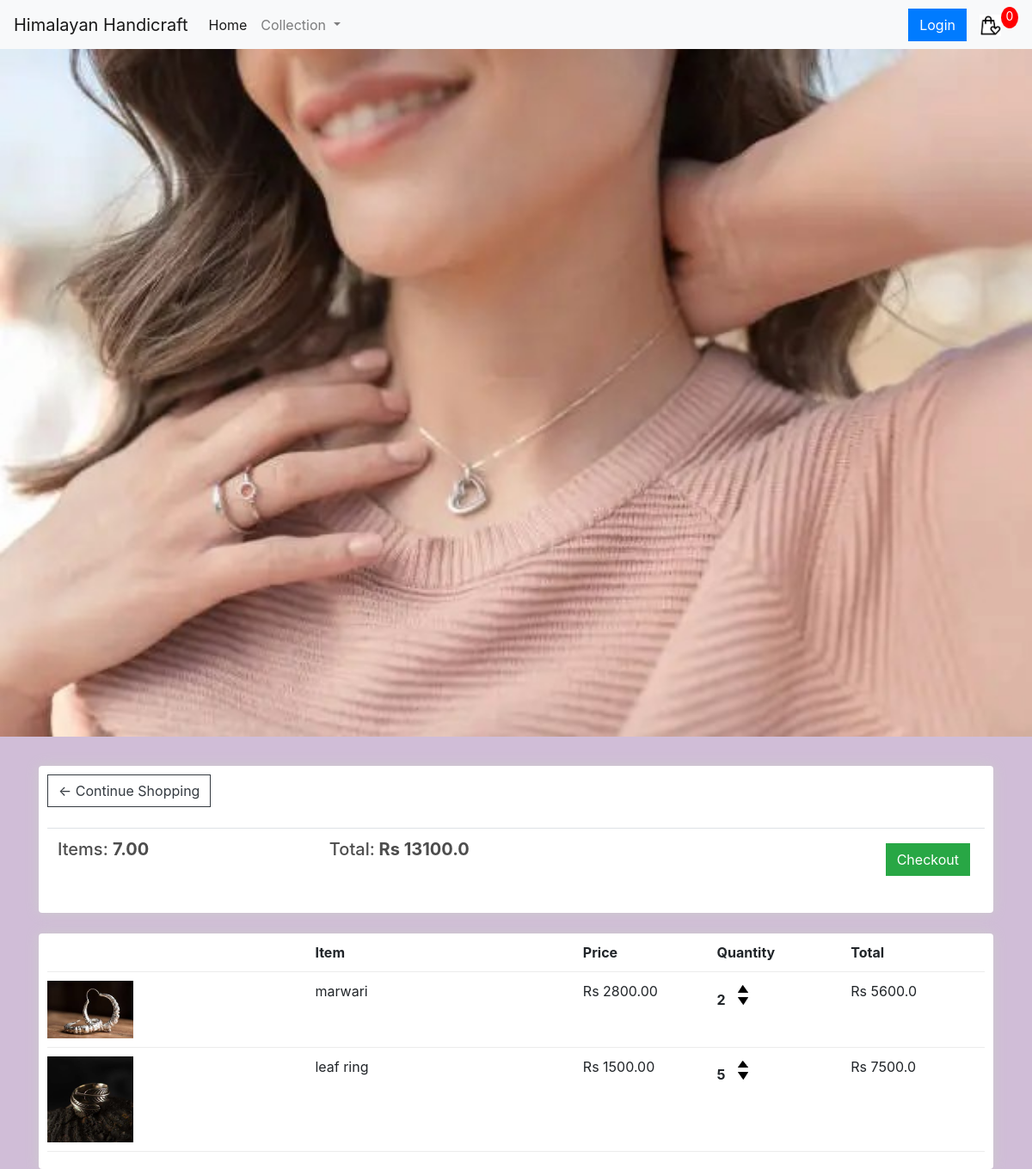
The app's page /cart/ (signed in) with its own data.
### store/models.py (models this page shows, shortened)
class Order(models.Model):
    customer = models.ForeignKey(Customer, on_delete=models.SET_NULL, blank=True, null=True)
    date_ordered = models.DateTimeField(auto_now_add=True)
    complete = models.BooleanField(default=False, null=True, blank=False)
    transaction_id = models.CharField(max_length=200, null=True)
    @property
    def get_cart_total(self):
        orderitems = self.orderitem_set.all()
        total = sum([item.get_total for item in orderitems])
        return total
    @property
    def get_cart_items(self):
        orderitems = self.orderitem_set.all()
        total = sum([item.quantity for item in orderitems])
        return total

class OrderItem(models.Model):
    product = models.ForeignKey(Product,on_delete=models.SET_NULL, blank = True, null=True)
    order = models.ForeignKey(Order, on_delete = models.SET_NULL, blank = True, null=True)
    quantity = models.IntegerField(default=0,blank = True, null = True)
    date_added = models.DateTimeField(auto_now_add = True)
    @property
    def get_total(self):
        total = self.product.price * self.quantity
        return total

class Product(models.Model):
    name = models.CharField(max_length=200, null=True)
    price = models.FloatField()
    digital = models.BooleanField(default=False, null=True, blank=False)
    image = models.ImageField(null=True, blank=True)
    @property
    def imageURL(self):
        try:
            url = self.image.url
        except:
            url = ''
        return url

### store/views.py (the view)
# urls.py: path('cart/', views.cart, name="cart"),
def cart(request):
     if request.user.is_authenticated:
          customer = request.user.customer
          order, created = Order.objects.get_or_create(customer=customer, complete=False)
          items = order.orderitem_set.all()
     else:
          items = []
          order = {'get_cart_total':0, 'get_cart_items':0}
     context = {'items':items,'order':order }
     return render(request, 'store/cart.html', context)

### store/templates/store/cart.html
{% extends 'store/main.html' %}
{% load static %}
{% block content %}
	<div class="row">
		<div class="col-lg-12">
			<div class="box-element">
				<a  class="btn btn-outline-dark" href="{% url 'store' %}">&#x2190; Continue Shopping</a>
				<br>
				<br>
				<table class="table">
					<tr>
						<th><h5>Items: <strong>{{order.get_cart_items|floatformat:2}}</strong></h5></th>
						<th><h5>Total:<strong> Rs {{order.get_cart_total}}</strong></h5></th>
						<th>
							<a  style="float:right; margin:5px;" class="btn btn-success" href="{% url 'checkout' %}">Checkout</a>
						</th>
					</tr>
				</table>
			</div>
			<br>
			<div class="box-element">
				<div class="cart-row">
					<div style="flex:2"></div>
					<div style="flex:2"><strong>Item</strong></div>
					<div style="flex:1"><strong>Price</strong></div>
					<div style="flex:1"><strong>Quantity</strong></div>
					<div style="flex:1"><strong>Total</strong></div>
				</div>
				{% for item in items %}
				<div class="cart-row">
					<div style="flex:2"><img class="row-image" src="{{item.product.imageURL}}"></div>
					<div style="flex:2"><p>{{item.product.name}}</p></div>
					<div style="flex:1"><p>Rs {{item.product.price|floatformat:2}}</p></div>
					<div style="flex:1">
						<p class="quantity">{{item.quantity}}</p>
						<div class="quantity">
							<img class="chg-quantity" src="{% static  'images/up.png' %}">
							<img class="chg-quantity" src="{% static  'images/down.png' %}">
						</div>
					</div>
					<div style="flex:1"><p>Rs {{item.get_total}}</p></div>
				</div>
				{% endfor %}
			</div>
		</div>
	</div>
{% endblock content %}

### static/css/main.css (style rules this page uses)
body { background-color: hsla(283, 24%, 50%, 0.413); }
h1,h2,h3,h4,h5,h6 { color:hsl(0, 0%, 30%); }
.box-element { box-shadow:hsl(0, 0%, 80%) 0 0 16px; background-color: #fff; border-radius: 4px; padding: 10px; }
.col-lg-4, .col-lg-6, .col-lg-8, .col-lg-12 { margin-top: 10px; }
.btn { border-radius: 0; }
.row-image { width: 100px; }
.cart-row { display: flex; align-items: flex-stretch; padding-bottom: 10px; margin-bottom: 10px; border-bottom: 1px solid #ececec; }
.quantity { display: inline-block; font-weight: 700; padding-right:10px; }
.chg-quantity { width: 12px; cursor: pointer; display: block; margin-top: 5px; transition:.1s; }

### records on screen
Order: get_cart_items "7.00", get_cart_total "13100.0"
OrderItem: product.imageURL (picture), product.name "marwari", product.price "2800.00", quantity "2", get_total "5600.0"
OrderItem: product.imageURL (picture), product.name "leaf ring", product.price "1500.00", quantity "5", get_total "7500.0"
